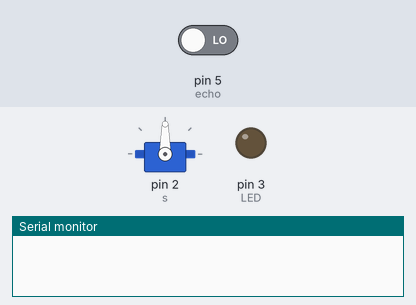
Bench run of a sketch on a simulated Arduino Uno, built with avr-gcc and run on an emulated ATmega328P. Parts: servo, output pins drawn as LEDs (lit = HIGH), the last lines printed to the serial monitor. The inputs (shaded band) are chosen by the test bench; at power-on: pin 5 (echo) LOW. Pins used as bus, display or sensor lines are not drawn.

Above: at 0.05 s.
At 6.0 s:
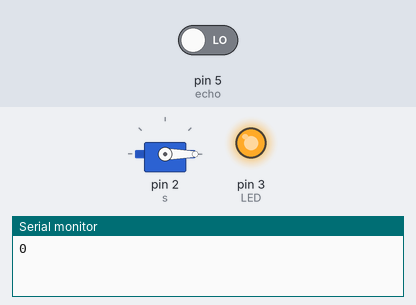
Timing chart, 0 to 7.8 s (numbered marks = the images above):
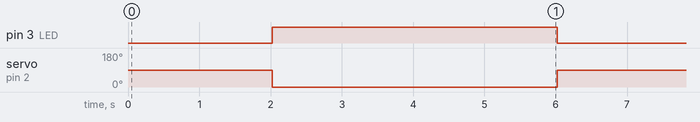

The sketch:

trash_whit_led.ino
```cpp
#include <Servo.h>

Servo s;

int echo = 5;
int trig = 6;

int LED = 3;

void setup() {
  Serial.begin(9600);
  s.attach(2);
  pinMode(LED, OUTPUT);
  pinMode(echo, INPUT);
  pinMode(trig, OUTPUT);

}

void loop() {
  s.write(90);
  digitalWrite(LED, 0);

   Serial.println(distance());
   if(distance() < 15){
      digitalWrite(LED,1);
      s.write(0);
      delay(4000);
      }
}

int distance(){
  digitalWrite(trig,1);delay(10);
  digitalWrite(trig,0);

  int time = pulseIn(echo,1);
  int dis = (time/2)/27.98;
  return dis;
}
```

Measured:
- by itself, pin 3 (LED): alternates HIGH for 4.0 s and LOW for 2.0 s
- by itself, servo on pin 2 (s): alternates 90° for 2.0 s and 0° for 4.0 s
